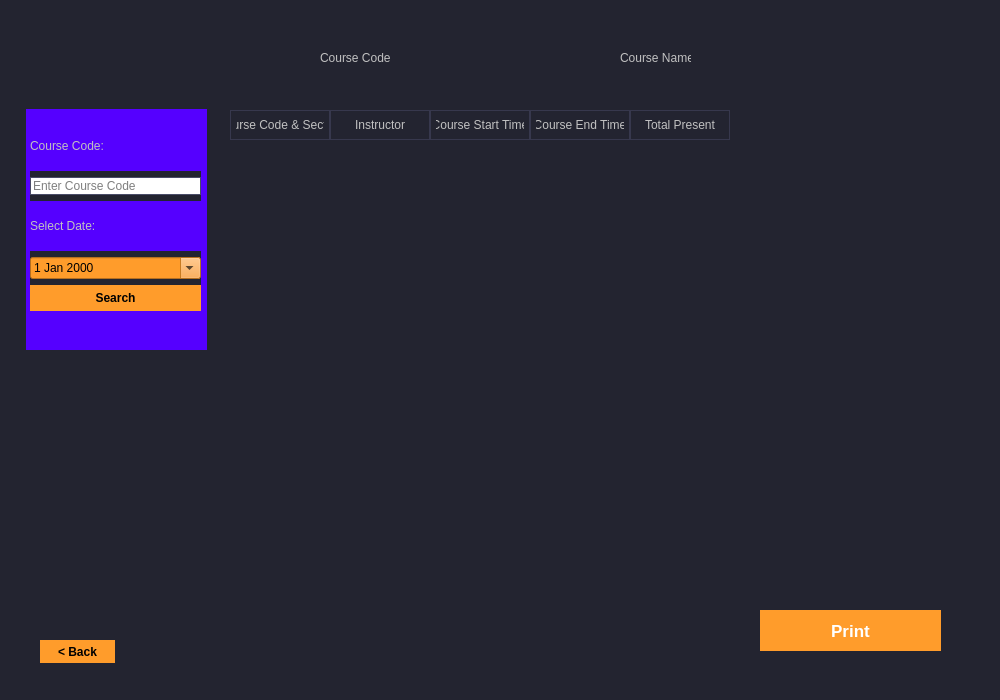
<?xml version="1.0" encoding="UTF-8"?>
<ui version="4.0">
 <class>report</class>
 <widget class="QDialog" name="report">
  <property name="geometry">
   <rect>
    <x>0</x>
    <y>0</y>
    <width>1000</width>
    <height>700</height>
   </rect>
  </property>
  <property name="windowTitle">
   <string>Report</string>
  </property>
  <property name="styleSheet">
   <string notr="true">/*Copyright (c) DevSec Studio. All rights reserved.

MIT License

Permission is hereby granted, free of charge, to any person obtaining a copy
of this software and associated documentation files (the &quot;Software&quot;), to deal
in the Software without restriction, including without limitation the rights
to use, copy, modify, merge, publish, distribute, sublicense, and/or sell
copies of the Software, and to permit persons to whom the Software is
furnished to do so, subject to the following conditions:

The above copyright notice and this permission notice shall be included in all
copies or substantial portions of the Software.

THE SOFTWARE IS PROVIDED *AS IS*, WITHOUT WARRANTY OF ANY KIND, EXPRESS OR
IMPLIED, INCLUDING BUT NOT LIMITED TO THE WARRANTIES OF MERCHANTABILITY,
FITNESS FOR A PARTICULAR PURPOSE AND NONINFRINGEMENT. IN NO EVENT SHALL THE
AUTHORS OR COPYRIGHT HOLDERS BE LIABLE FOR ANY CLAIM, DAMAGES OR OTHER
LIABILITY, WHETHER IN AN ACTION OF CONTRACT, TORT OR OTHERWISE, ARISING FROM,
OUT OF OR IN CONNECTION WITH THE SOFTWARE OR THE USE OR OTHER DEALINGS IN THE SOFTWARE.
*/

/*-----QWidget-----*/
QWidget
{
	background-color: #232430;
	color: #000000;
	border-color: #000000;

}


/*-----QLabel-----*/
QLabel
{
	background-color: #232430;
	color: #c1c1c1;
	border-color: #000000;

}


/*-----QPushButton-----*/
QPushButton
{
	background-color: #ff9c2b;
	color: #000000;
	font-weight: bold;
	border-style: solid;
	border-color: #000000;
	padding: 6px;

}


QPushButton::hover
{
	background-color: #ffaf5d;

}


QPushButton::pressed
{
	background-color: #dd872f;

}


/*-----QToolButton-----*/
QToolButton
{
	background-color: #ff9c2b;
	color: #000000;
	font-weight: bold;
	border-style: solid;
	border-color: #000000;
	padding: 6px;

}


QToolButton::hover
{
	background-color: #ffaf5d;

}


QToolButton::pressed
{
	background-color: #dd872f;

}


/*-----QLineEdit-----*/
QLineEdit
{
	background-color: #38394e;
	color: #c1c1c1;
	border-style: solid;
	border-width: 1px;
	border-color: #4a4c68;

}


/*-----QTableView-----*/
QTableView, 
QHeaderView, 
QTableView::item 
{
	background-color: #232430;
	color: #c1c1c1;
	border: none;

}


QTableView::item:selected 
{ 
    background-color: #41424e;
    color: #c1c1c1;

}


QHeaderView::section:horizontal 
{
    background-color: #232430;
	border: 1px solid #37384d;
	padding: 5px;

}


QTableView::indicator{
	background-color: #1d1d28;
	border: 1px solid #37384d;

}


QTableView::indicator:checked{
	image:url(&quot;./ressources/check.png&quot;); /*To replace*/
	background-color: #1d1d28;

}

/*-----QTabWidget-----*/
QTabWidget::pane 
{ 
    border: none;

}


QTabWidget::tab-bar 
{
    left: 5px; 

}


QTabBar::tab 
{
    color: #c1c1c1;
    min-width: 1px;
	padding-left: 25px;
	margin-left:-22px;
    height: 28px;
	border: none;

}


QTabBar::tab:selected 
{
    color: #c1c1c1;
	font-weight: bold;
    height: 28px;

}


QTabBar::tab:!first 
{
    margin-left: -20px;

}


QTabBar::tab:hover 
{
    color: #DDD;

}


/*-----QScrollBar-----*/
QScrollBar:horizontal 
{
    background-color: transparent;
    height: 8px;
    margin: 0px;
    padding: 0px;

}


QScrollBar::handle:horizontal 
{
    border: none;
	min-width: 100px;
    background-color: #56576c;

}


QScrollBar::add-line:horizontal, 
QScrollBar::sub-line:horizontal,
QScrollBar::add-page:horizontal, 
QScrollBar::sub-page:horizontal 
{
    width: 0px;
    background-color: transparent;

}


QScrollBar:vertical 
{
    background-color: transparent;
    width: 8px;
    margin: 0;

}


QScrollBar::handle:vertical 
{
    border: none;
	min-height: 100px;
    background-color: #56576c;

}


QScrollBar::add-line:vertical, 
QScrollBar::sub-line:vertical,
QScrollBar::add-page:vertical, 
QScrollBar::sub-page:vertical 
{
    height: 0px;
    background-color: transparent;

}
</string>
  </property>
  <widget class="QWidget" name="verticalLayoutWidget">
   <property name="geometry">
    <rect>
     <x>30</x>
     <y>120</y>
     <width>171</width>
     <height>191</height>
    </rect>
   </property>
   <layout class="QVBoxLayout" name="verticalLayout">
    <item>
     <widget class="QLabel" name="label_5">
      <property name="styleSheet">
       <string notr="true">background-color: rgb(85, 0, 255);</string>
      </property>
      <property name="text">
       <string>Course Code:</string>
      </property>
     </widget>
    </item>
    <item>
     <widget class="QLineEdit" name="cc_input">
      <property name="styleSheet">
       <string notr="true">background-color: rgb(255, 255, 255);
alternate-background-color: rgb(85, 0, 255);
color: rgb(0, 0, 0);</string>
      </property>
      <property name="placeholderText">
       <string>Enter Course Code</string>
      </property>
     </widget>
    </item>
    <item>
     <widget class="QLabel" name="label_8">
      <property name="minimumSize">
       <size>
        <width>0</width>
        <height>10</height>
       </size>
      </property>
      <property name="styleSheet">
       <string notr="true">background-color: rgb(85, 0, 255);</string>
      </property>
      <property name="text">
       <string>Select Date:</string>
      </property>
     </widget>
    </item>
    <item>
     <widget class="QDateEdit" name="dateInput">
      <property name="styleSheet">
       <string notr="true">background-color: rgb(255, 156, 43);
color: rgb(0, 0, 0);</string>
      </property>
      <property name="calendarPopup">
       <bool>true</bool>
      </property>
     </widget>
    </item>
    <item>
     <widget class="QPushButton" name="SearchButton">
      <property name="text">
       <string>Search</string>
      </property>
     </widget>
    </item>
   </layout>
  </widget>
  <widget class="QLabel" name="label">
   <property name="geometry">
    <rect>
     <x>320</x>
     <y>50</y>
     <width>71</width>
     <height>16</height>
    </rect>
   </property>
   <property name="text">
    <string>Course Code:</string>
   </property>
  </widget>
  <widget class="QLabel" name="label_2">
   <property name="geometry">
    <rect>
     <x>620</x>
     <y>50</y>
     <width>71</width>
     <height>16</height>
    </rect>
   </property>
   <property name="text">
    <string>Course Name:</string>
   </property>
  </widget>
  <widget class="QTableView" name="tableView_2">
   <property name="geometry">
    <rect>
     <x>240</x>
     <y>30</y>
     <width>711</width>
     <height>61</height>
    </rect>
   </property>
   <property name="styleSheet">
    <string notr="true"/>
   </property>
  </widget>
  <widget class="QTableWidget" name="tableWidget">
   <property name="geometry">
    <rect>
     <x>230</x>
     <y>110</y>
     <width>701</width>
     <height>471</height>
    </rect>
   </property>
   <column>
    <property name="text">
     <string>Course Code &amp; Section</string>
    </property>
   </column>
   <column>
    <property name="text">
     <string>Instructor</string>
    </property>
   </column>
   <column>
    <property name="text">
     <string>Course Start Time</string>
    </property>
   </column>
   <column>
    <property name="text">
     <string>Course End Time</string>
    </property>
   </column>
   <column>
    <property name="text">
     <string>Total Present</string>
    </property>
   </column>
  </widget>
  <widget class="QPushButton" name="Print_Button">
   <property name="geometry">
    <rect>
     <x>760</x>
     <y>610</y>
     <width>181</width>
     <height>41</height>
    </rect>
   </property>
   <property name="font">
    <font>
     <pointsize>13</pointsize>
     <weight>75</weight>
     <bold>true</bold>
    </font>
   </property>
   <property name="styleSheet">
    <string notr="true">background-color: rgb(255, 156, 43);
color: rgb(255, 255, 255);</string>
   </property>
   <property name="text">
    <string>Print</string>
   </property>
  </widget>
  <widget class="QPushButton" name="backButton">
   <property name="geometry">
    <rect>
     <x>40</x>
     <y>640</y>
     <width>75</width>
     <height>23</height>
    </rect>
   </property>
   <property name="text">
    <string>&lt; Back</string>
   </property>
  </widget>
  <widget class="QLabel" name="course_code_cell">
   <property name="geometry">
    <rect>
     <x>410</x>
     <y>50</y>
     <width>81</width>
     <height>20</height>
    </rect>
   </property>
   <property name="text">
    <string/>
   </property>
  </widget>
  <widget class="QLabel" name="course_name_cell">
   <property name="geometry">
    <rect>
     <x>710</x>
     <y>50</y>
     <width>241</width>
     <height>16</height>
    </rect>
   </property>
   <property name="text">
    <string/>
   </property>
  </widget>
  <widget class="QLabel" name="label_6">
   <property name="geometry">
    <rect>
     <x>26</x>
     <y>109</y>
     <width>181</width>
     <height>241</height>
    </rect>
   </property>
   <property name="styleSheet">
    <string notr="true">background-color: rgb(85, 0, 255);</string>
   </property>
   <property name="text">
    <string/>
   </property>
  </widget>
  <zorder>label_6</zorder>
  <zorder>verticalLayoutWidget</zorder>
  <zorder>tableView_2</zorder>
  <zorder>label_2</zorder>
  <zorder>label</zorder>
  <zorder>tableWidget</zorder>
  <zorder>Print_Button</zorder>
  <zorder>backButton</zorder>
  <zorder>course_code_cell</zorder>
  <zorder>course_name_cell</zorder>
 </widget>
 <resources/>
 <connections/>
</ui>
